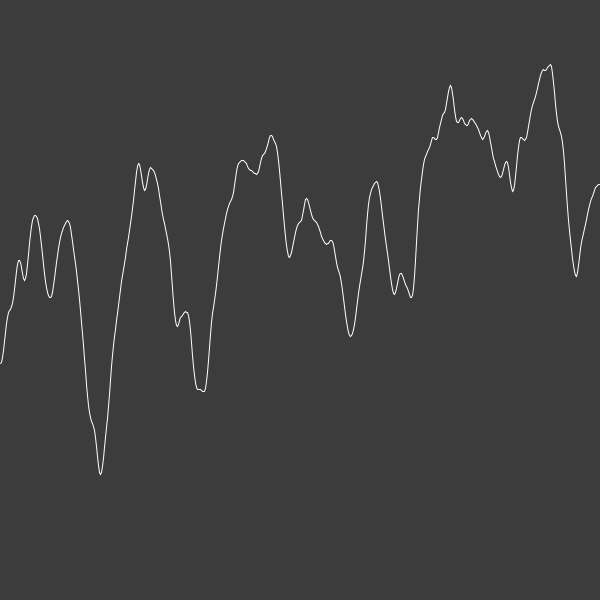
Frame 1 (no input)
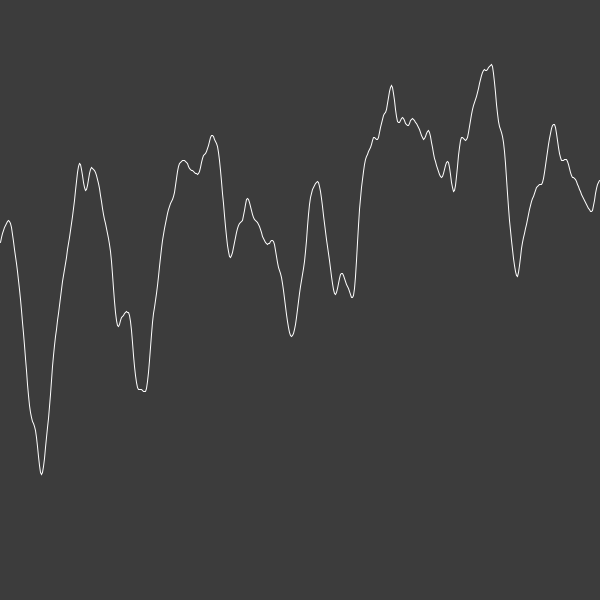
Frame 60 (the mouse pressed at the canvas centre just before this capture)
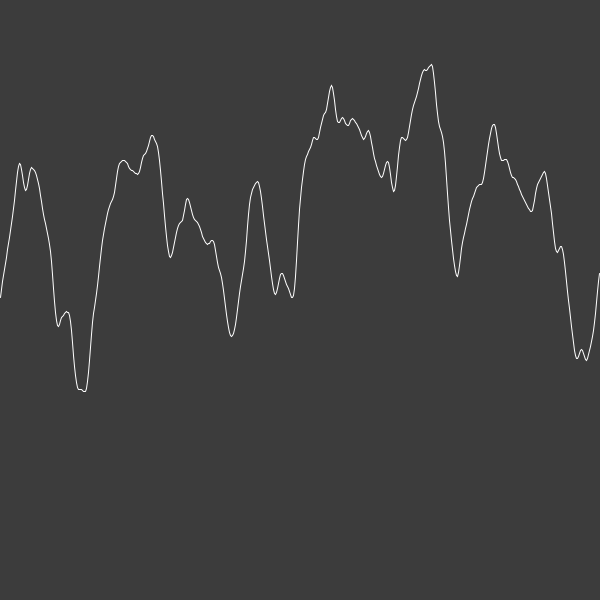
Frame 120 (the mouse held since frame 60 and released just before this capture)

The Processing sketch that drew these frames (run headless with seeded random() and noise(); from frame 60 on, the mouse is pressed at the canvas centre):

// Processing sketch: sketch_2d_perlin
// ── sketch_2d_perlin.pde
void setup() {
  size(600, 600);
};

float ystart;
float y = random(0, height);
float inc = 0.02;
float start = 0;

void draw() {
  background(60);

  noFill();

  float xoff = start;
  beginShape();
  for (float x =0; x <width; x++) {
    stroke(255);
    
    float y = noise(xoff) * height;
    vertex(x, y);
    
    
    xoff = xoff + inc;
    
  }
  start += inc;
  endShape();
};
